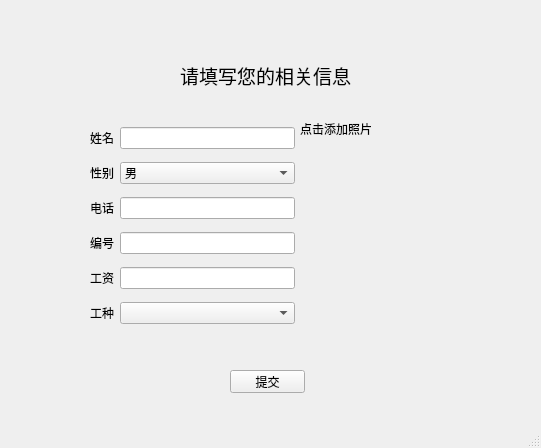
<?xml version="1.0" encoding="UTF-8"?>
<ui version="4.0">
 <class>ManagementAddStaff</class>
 <widget class="QMainWindow" name="ManagementAddStaff">
  <property name="geometry">
   <rect>
    <x>0</x>
    <y>0</y>
    <width>541</width>
    <height>448</height>
   </rect>
  </property>
  <property name="minimumSize">
   <size>
    <width>541</width>
    <height>448</height>
   </size>
  </property>
  <property name="maximumSize">
   <size>
    <width>541</width>
    <height>448</height>
   </size>
  </property>
  <property name="windowTitle">
   <string>添加员工</string>
  </property>
  <widget class="QWidget" name="centralwidget">
   <widget class="QWidget" name="layoutWidget">
    <property name="geometry">
     <rect>
      <x>300</x>
      <y>120</y>
      <width>141</width>
      <height>211</height>
     </rect>
    </property>
    <layout class="QVBoxLayout" name="verticalLayout">
     <item>
      <widget class="QLabel" name="label_5">
       <property name="text">
        <string>点击添加照片</string>
       </property>
      </widget>
     </item>
     <item>
      <spacer name="verticalSpacer">
       <property name="orientation">
        <enum>Qt::Vertical</enum>
       </property>
       <property name="sizeHint" stdset="0">
        <size>
         <width>20</width>
         <height>40</height>
        </size>
       </property>
      </spacer>
     </item>
    </layout>
   </widget>
   <widget class="QLabel" name="label_2">
    <property name="geometry">
     <rect>
      <x>180</x>
      <y>60</y>
      <width>191</width>
      <height>31</height>
     </rect>
    </property>
    <property name="font">
     <font>
      <family>隶书</family>
      <pointsize>14</pointsize>
      <weight>50</weight>
      <bold>false</bold>
     </font>
    </property>
    <property name="text">
     <string>请填写您的相关信息</string>
    </property>
   </widget>
   <widget class="QPushButton" name="btn_submit">
    <property name="geometry">
     <rect>
      <x>230</x>
      <y>370</y>
      <width>75</width>
      <height>23</height>
     </rect>
    </property>
    <property name="text">
     <string>提交</string>
    </property>
   </widget>
   <widget class="QWidget" name="layoutWidget">
    <property name="geometry">
     <rect>
      <x>90</x>
      <y>120</y>
      <width>205</width>
      <height>211</height>
     </rect>
    </property>
    <layout class="QGridLayout" name="gridLayout">
     <item row="0" column="0">
      <widget class="QLabel" name="label">
       <property name="text">
        <string>姓名</string>
       </property>
      </widget>
     </item>
     <item row="0" column="1">
      <widget class="QLineEdit" name="lineEdit_name"/>
     </item>
     <item row="1" column="0">
      <widget class="QLabel" name="label_4">
       <property name="text">
        <string>性别</string>
       </property>
      </widget>
     </item>
     <item row="1" column="1">
      <widget class="QComboBox" name="comboBox_sex">
       <item>
        <property name="text">
         <string>男</string>
        </property>
       </item>
       <item>
        <property name="text">
         <string>女</string>
        </property>
       </item>
      </widget>
     </item>
     <item row="2" column="0">
      <widget class="QLabel" name="label_3">
       <property name="text">
        <string>电话</string>
       </property>
      </widget>
     </item>
     <item row="2" column="1">
      <widget class="QLineEdit" name="lineEdit_phone"/>
     </item>
     <item row="3" column="0">
      <widget class="QLabel" name="label_6">
       <property name="text">
        <string>编号</string>
       </property>
      </widget>
     </item>
     <item row="3" column="1">
      <widget class="QLineEdit" name="lineEdit_no"/>
     </item>
     <item row="4" column="0">
      <widget class="QLabel" name="label_7">
       <property name="text">
        <string>工资</string>
       </property>
      </widget>
     </item>
     <item row="4" column="1">
      <widget class="QLineEdit" name="lineEdit_salary"/>
     </item>
     <item row="5" column="0">
      <widget class="QLabel" name="label_8">
       <property name="text">
        <string>工种</string>
       </property>
      </widget>
     </item>
     <item row="5" column="1">
      <widget class="QComboBox" name="comboBox_project"/>
     </item>
    </layout>
   </widget>
  </widget>
  <widget class="QMenuBar" name="menubar">
   <property name="geometry">
    <rect>
     <x>0</x>
     <y>0</y>
     <width>541</width>
     <height>26</height>
    </rect>
   </property>
  </widget>
  <widget class="QStatusBar" name="statusbar"/>
 </widget>
 <resources/>
 <connections/>
</ui>
